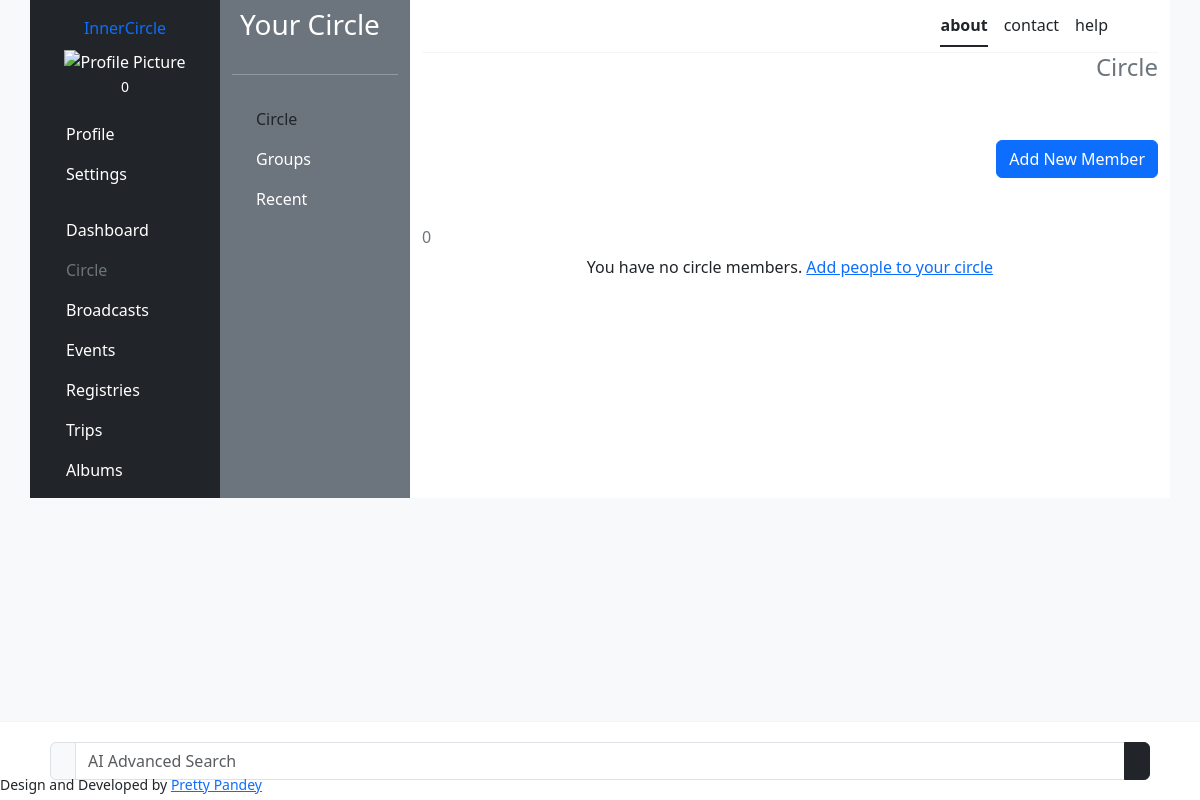
Page /member_list (signed in) on the earlier database version.
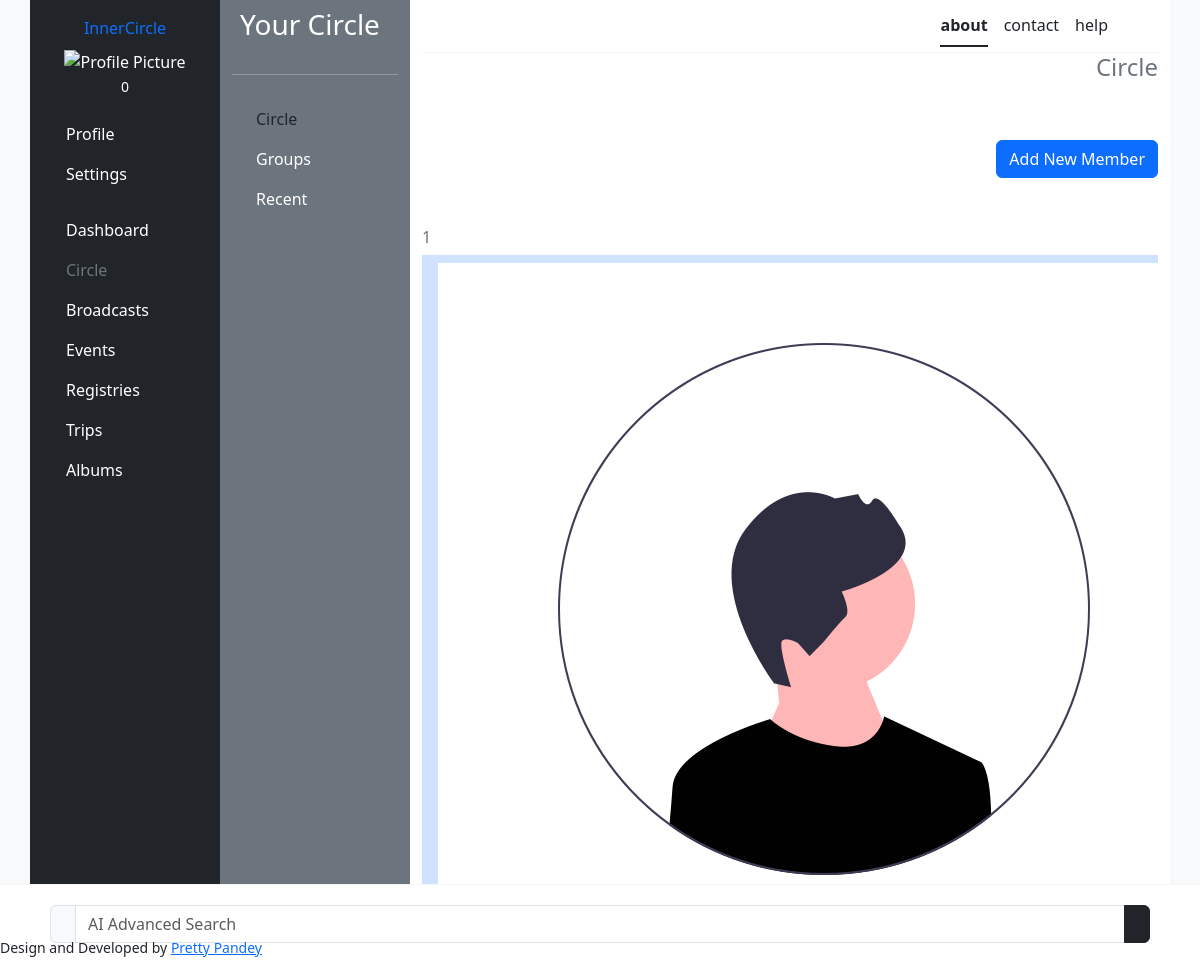
Same page on the later database version.
### circle/models.py (models this page shows, shortened)
class Member(models.Model):
    user = models.ForeignKey(User, on_delete=models.CASCADE, related_name='circle_members')
    created = models.DateTimeField(auto_now_add=True)
    updated = models.DateTimeField(auto_now=True)
    name = models.CharField(max_length=255)
    email = models.EmailField()
    image = models.ImageField(upload_to='member_images/', default='')
    relationship = models.CharField(max_length=255)
    date_of_birth = models.DateField(null=True, blank=True)
    class Meta:
        ordering = ['-name']

### circle/views.py (the view)
# urls.py: path('member_list', views.member_list, name='member_list'),
@login_required(login_url='signIn')
def member_list(request):
    template = 'circle/member_list.html'
    members = Member.objects.filter(user=request.user)
    context = {
        'members': members,
    }
    return render(request, template, context)

### users/templatetags/cache_bust.py (called while the page is built)
@register.simple_tag(name='cache_bust')
def cache_bust():
    if settings.DEBUG:
        version = uuid.uuid1()
    else:
        version = os.environ.get('PROJECT_VERSION')
        if version is None:
            version = '1'
    return '__v__={version}'.format(version=version)

### templates/circle/member_list.html (shortened to what this page needs)
{% extends 'base.html' %}
{% load static %}
{% load cache_bust %}
{% load bootstrap_icons %}
{% block css %}<link rel="stylesheet" href="{% static 'scss/circle.scss' %}?{% cache_bust %}">{% endblock %}
{% block content %}
<section class="d-flex flex-column justify-content-between" style="gap: 50px">
<h4 class="text-end text-secondary">Circle</h4>
<div class="d-flex justify-content-end">
    <a href="{% url 'create_member' %}" class="btn btn-primary text-end">{% bs_icon 'person-add' %}Add New Member</a>
</div>
<div>
    <h6 class="text-secondary">{% bs_icon 'people' %} {{ members.count }}</h6>
    {% if members %}
    <div class="list-group list-group-flush">
        {% for member in members %}
        <a  href="{% url 'member_detail' member.id %}" class="list-group-item list-group-action d-flex justify-content-between align-items-center list-group-item-primary">
            <div class="d-flex" style="gap: 20px">
                <img class="member-img-sm" src="{{ member.image.url }}" alt="Member Image">
            </div>
        </a>
        {% endfor %}
    </div>
    {% else %}
        <p class="text-secodary text-center">You have no circle members. <a href="{% url 'create_member' %}">Add people to your circle</a></p>
    {% endif %}
</div>
</section>
{% endblock %}

Differences in the rows shown:
added Member: image (picture)
Other differences:
{{ members.count }}: "0" → "1"
text no longer shown: "You have no circle members. Add people to your circle"
